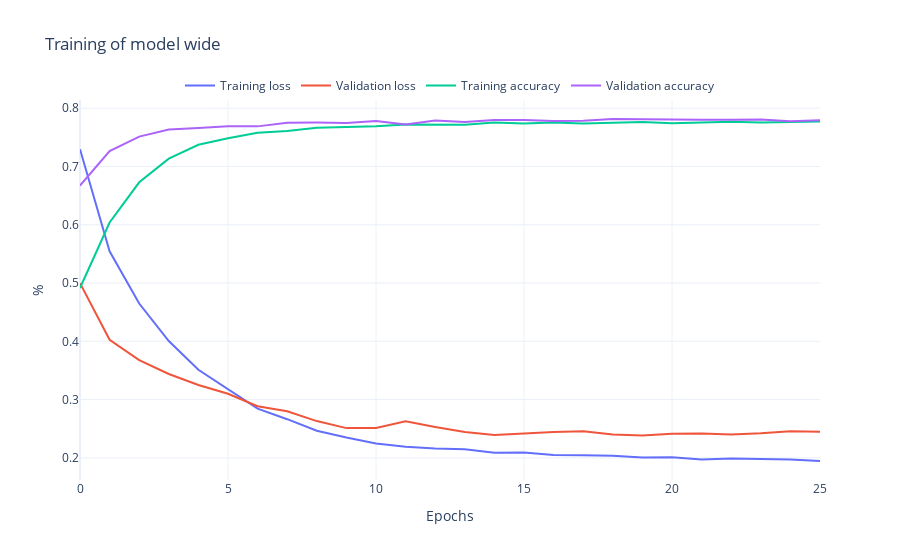

Notebook code for this chart:
### Markdown cell above
#### Plot the training and validation loss

### Code cell
rst.plot_history(history_wide, "wide")

### Figure 1 — Plotly figure (JSON) as saved in the notebook; plotly's stock layout.template omitted (floating-point values rounded to 4 significant figures)
{"data": [{"mode": "lines", "name": "Training loss", "type": "scatter", "y": [0.7296, 0.5546, 0.4649, 0.4005, 0.3511, 0.3179, 0.2844, 0.2664, 0.2465, 0.2348, 0.2247, 0.219, 0.2159, 0.2149, 0.209, 0.2092, 0.2049, 0.2045, 0.2037, 0.2006, 0.2009, 0.1972, 0.1991, 0.1979, 0.197, 0.1946]}, {"mode": "lines", "name": "Validation loss", "type": "scatter", "y": [0.4998, 0.4027, 0.3676, 0.3439, 0.325, 0.31, 0.2886, 0.28, 0.2631, 0.2511, 0.2511, 0.2628, 0.2531, 0.2445, 0.2394, 0.2426, 0.2446, 0.2456, 0.2402, 0.2386, 0.2415, 0.2416, 0.2403, 0.2422, 0.2458, 0.2447]}, {"mode": "lines", "name": "Training accuracy", "type": "scatter", "y": [0.4915, 0.6039, 0.6729, 0.7135, 0.7373, 0.7484, 0.7579, 0.7608, 0.7666, 0.7675, 0.7692, 0.7723, 0.7721, 0.7717, 0.7755, 0.7738, 0.7756, 0.7738, 0.7752, 0.7762, 0.7742, 0.7757, 0.7766, 0.7753, 0.7759, 0.7773]}, {"mode": "lines", "name": "Validation accuracy", "type": "scatter", "y": [0.6672, 0.7266, 0.7512, 0.7636, 0.7662, 0.7689, 0.7689, 0.7751, 0.7754, 0.7748, 0.778, 0.7721, 0.7789, 0.7762, 0.7798, 0.7798, 0.7783, 0.7786, 0.7815, 0.7807, 0.7804, 0.7801, 0.7801, 0.7807, 0.7777, 0.7792]}], "layout": {"legend": {"bgcolor": "rgba(255,255,255,0.5)", "orientation": "h", "x": 0.5, "xanchor": "center", "y": 1, "yanchor": "bottom"}, "title": {"text": "Training of model wide"}, "xaxis": {"title": {"text": "Epochs"}}, "yaxis": {"title": {"text": "%"}}}}
